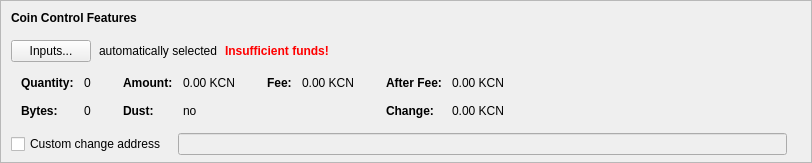
    <widget class="QFrame" name="frameCoinControl">
     <property name="sizePolicy">
      <sizepolicy hsizetype="Expanding" vsizetype="Expanding">
       <horstretch>0</horstretch>
       <verstretch>0</verstretch>
      </sizepolicy>
     </property>
     <property name="maximumSize">
      <size>
       <width>16777215</width>
       <height>16777215</height>
      </size>
     </property>
     <property name="frameShape">
      <enum>QFrame::StyledPanel</enum>
     </property>
     <property name="frameShadow">
      <enum>QFrame::Sunken</enum>
     </property>
     <layout class="QVBoxLayout" name="verticalLayoutCoinControl2">
      <property name="spacing">
       <number>0</number>
      </property>
      <property name="leftMargin">
       <number>0</number>
      </property>
      <property name="topMargin">
       <number>0</number>
      </property>
      <property name="rightMargin">
       <number>0</number>
      </property>
      <property name="bottomMargin">
       <number>6</number>
      </property>
      <item>
       <layout class="QVBoxLayout" name="verticalLayoutCoinControl" stretch="0,0,0,0,1">
        <property name="spacing">
         <number>0</number>
        </property>
        <property name="leftMargin">
         <number>10</number>
        </property>
        <property name="topMargin">
         <number>10</number>
        </property>
        <item>
         <layout class="QHBoxLayout" name="horizontalLayoutCoinControl1">
          <property name="bottomMargin">
           <number>15</number>
          </property>
          <item>
           <widget class="QLabel" name="labelCoinControlFeatures">
            <property name="sizePolicy">
             <sizepolicy hsizetype="Preferred" vsizetype="Maximum">
              <horstretch>0</horstretch>
              <verstretch>0</verstretch>
             </sizepolicy>
            </property>
            <property name="font">
             <font>
              <weight>75</weight>
              <bold>true</bold>
             </font>
            </property>
            <property name="styleSheet">
             <string notr="true">font-weight:bold;</string>
            </property>
            <property name="text">
             <string>Coin Control Features</string>
            </property>
           </widget>
          </item>
         </layout>
        </item>
        <item>
         <layout class="QHBoxLayout" name="horizontalLayoutCoinControl2" stretch="0,0,0,0">
          <property name="spacing">
           <number>8</number>
          </property>
          <property name="bottomMargin">
           <number>10</number>
          </property>
          <item>
           <widget class="QPushButton" name="pushButtonCoinControl">
            <property name="styleSheet">
             <string notr="true"/>
            </property>
            <property name="text">
             <string>Inputs...</string>
            </property>
            <property name="autoDefault">
             <bool>false</bool>
            </property>
           </widget>
          </item>
          <item>
           <widget class="QLabel" name="labelCoinControlAutomaticallySelected">
            <property name="text">
             <string>automatically selected</string>
            </property>
            <property name="margin">
             <number>5</number>
            </property>
           </widget>
          </item>
          <item>
           <widget class="QLabel" name="labelCoinControlInsuffFunds">
            <property name="font">
             <font>
              <weight>75</weight>
              <bold>true</bold>
             </font>
            </property>
            <property name="styleSheet">
             <string notr="true">color:red;font-weight:bold;</string>
            </property>
            <property name="text">
             <string>Insufficient funds!</string>
            </property>
            <property name="margin">
             <number>5</number>
            </property>
           </widget>
          </item>
          <item>
           <spacer name="horizontalSpacerCoinControl">
            <property name="orientation">
             <enum>Qt::Horizontal</enum>
            </property>
            <property name="sizeHint" stdset="0">
             <size>
              <width>40</width>
              <height>1</height>
             </size>
            </property>
           </spacer>
          </item>
         </layout>
        </item>
        <item>
         <widget class="QWidget" name="widgetCoinControl" native="true">
          <property name="sizePolicy">
           <sizepolicy hsizetype="Preferred" vsizetype="Preferred">
            <horstretch>0</horstretch>
            <verstretch>0</verstretch>
           </sizepolicy>
          </property>
          <property name="minimumSize">
           <size>
            <width>0</width>
            <height>0</height>
           </size>
          </property>
          <property name="styleSheet">
           <string notr="true"/>
          </property>
          <layout class="QHBoxLayout" name="horizontalLayoutCoinControl5">
           <property name="leftMargin">
            <number>0</number>
           </property>
           <property name="topMargin">
            <number>0</number>
           </property>
           <property name="rightMargin">
            <number>0</number>
           </property>
           <property name="bottomMargin">
            <number>0</number>
           </property>
           <item>
            <layout class="QHBoxLayout" name="horizontalLayoutCoinControl3" stretch="0,0,0,1">
             <property name="spacing">
              <number>20</number>
             </property>
             <property name="topMargin">
              <number>0</number>
             </property>
             <property name="bottomMargin">
              <number>10</number>
             </property>
             <item>
              <layout class="QFormLayout" name="formLayoutCoinControl1">
               <property name="horizontalSpacing">
                <number>10</number>
               </property>
               <property name="verticalSpacing">
                <number>14</number>
               </property>
               <property name="leftMargin">
                <number>10</number>
               </property>
               <property name="topMargin">
                <number>4</number>
               </property>
               <property name="rightMargin">
                <number>6</number>
               </property>
               <item row="0" column="0">
                <widget class="QLabel" name="labelCoinControlQuantityText">
                 <property name="font">
                  <font>
                   <weight>75</weight>
                   <bold>true</bold>
                  </font>
                 </property>
                 <property name="text">
                  <string>Quantity:</string>
                 </property>
                 <property name="margin">
                  <number>0</number>
                 </property>
                </widget>
               </item>
               <item row="0" column="1">
                <widget class="QLabel" name="labelCoinControlQuantity">
                 <property name="cursor">
                  <cursorShape>IBeamCursor</cursorShape>
                 </property>
                 <property name="contextMenuPolicy">
                  <enum>Qt::ActionsContextMenu</enum>
                 </property>
                 <property name="text">
                  <string notr="true">0</string>
                 </property>
                 <property name="margin">
                  <number>0</number>
                 </property>
                 <property name="textInteractionFlags">
                  <set>Qt::LinksAccessibleByMouse|Qt::TextSelectableByKeyboard|Qt::TextSelectableByMouse</set>
                 </property>
                </widget>
               </item>
               <item row="1" column="0">
                <widget class="QLabel" name="labelCoinControlBytesText">
                 <property name="font">
                  <font>
                   <weight>75</weight>
                   <bold>true</bold>
                  </font>
                 </property>
                 <property name="text">
                  <string>Bytes:</string>
                 </property>
                </widget>
               </item>
               <item row="1" column="1">
                <widget class="QLabel" name="labelCoinControlBytes">
                 <property name="cursor">
                  <cursorShape>IBeamCursor</cursorShape>
                 </property>
                 <property name="contextMenuPolicy">
                  <enum>Qt::ActionsContextMenu</enum>
                 </property>
                 <property name="text">
                  <string notr="true">0</string>
                 </property>
                 <property name="textInteractionFlags">
                  <set>Qt::LinksAccessibleByMouse|Qt::TextSelectableByKeyboard|Qt::TextSelectableByMouse</set>
                 </property>
                </widget>
               </item>
              </layout>
             </item>
             <item>
              <layout class="QFormLayout" name="formLayoutCoinControl2">
               <property name="horizontalSpacing">
                <number>10</number>
               </property>
               <property name="verticalSpacing">
                <number>14</number>
               </property>
               <property name="leftMargin">
                <number>6</number>
               </property>
               <property name="topMargin">
                <number>4</number>
               </property>
               <property name="rightMargin">
                <number>6</number>
               </property>
               <item row="0" column="0">
                <widget class="QLabel" name="labelCoinControlAmountText">
                 <property name="font">
                  <font>
                   <weight>75</weight>
                   <bold>true</bold>
                  </font>
                 </property>
                 <property name="text">
                  <string>Amount:</string>
                 </property>
                 <property name="margin">
                  <number>0</number>
                 </property>
                </widget>
               </item>
               <item row="0" column="1">
                <widget class="QLabel" name="labelCoinControlAmount">
                 <property name="cursor">
                  <cursorShape>IBeamCursor</cursorShape>
                 </property>
                 <property name="contextMenuPolicy">
                  <enum>Qt::ActionsContextMenu</enum>
                 </property>
                 <property name="text">
                  <string notr="true">0.00 KCN</string>
                 </property>
                 <property name="textInteractionFlags">
                  <set>Qt::LinksAccessibleByMouse|Qt::TextSelectableByKeyboard|Qt::TextSelectableByMouse</set>
                 </property>
                </widget>
               </item>
               <item row="1" column="0">
                <widget class="QLabel" name="labelCoinControlLowOutputText">
                 <property name="font">
                  <font>
                   <weight>75</weight>
                   <bold>true</bold>
                  </font>
                 </property>
                 <property name="text">
                  <string>Dust:</string>
                 </property>
                </widget>
               </item>
               <item row="1" column="1">
                <widget class="QLabel" name="labelCoinControlLowOutput">
                 <property name="cursor">
                  <cursorShape>IBeamCursor</cursorShape>
                 </property>
                 <property name="contextMenuPolicy">
                  <enum>Qt::ActionsContextMenu</enum>
                 </property>
                 <property name="text">
                  <string notr="true">no</string>
                 </property>
                 <property name="textInteractionFlags">
                  <set>Qt::LinksAccessibleByMouse|Qt::TextSelectableByKeyboard|Qt::TextSelectableByMouse</set>
                 </property>
                </widget>
               </item>
              </layout>
             </item>
             <item>
              <layout class="QFormLayout" name="formLayoutCoinControl3">
               <property name="horizontalSpacing">
                <number>10</number>
               </property>
               <property name="verticalSpacing">
                <number>14</number>
               </property>
               <property name="leftMargin">
                <number>6</number>
               </property>
               <property name="topMargin">
                <number>4</number>
               </property>
               <property name="rightMargin">
                <number>6</number>
               </property>
               <item row="0" column="0">
                <widget class="QLabel" name="labelCoinControlFeeText">
                 <property name="font">
                  <font>
                   <weight>75</weight>
                   <bold>true</bold>
                  </font>
                 </property>
                 <property name="text">
                  <string>Fee:</string>
                 </property>
                 <property name="margin">
                  <number>0</number>
                 </property>
                </widget>
               </item>
               <item row="0" column="1">
                <widget class="QLabel" name="labelCoinControlFee">
                 <property name="cursor">
                  <cursorShape>IBeamCursor</cursorShape>
                 </property>
                 <property name="contextMenuPolicy">
                  <enum>Qt::ActionsContextMenu</enum>
                 </property>
                 <property name="text">
                  <string notr="true">0.00 KCN</string>
                 </property>
                 <property name="textInteractionFlags">
                  <set>Qt::LinksAccessibleByMouse|Qt::TextSelectableByKeyboard|Qt::TextSelectableByMouse</set>
                 </property>
                </widget>
               </item>
              </layout>
             </item>
             <item>
              <layout class="QFormLayout" name="formLayoutCoinControl4">
               <property name="horizontalSpacing">
                <number>10</number>
               </property>
               <property name="verticalSpacing">
                <number>14</number>
               </property>
               <property name="leftMargin">
                <number>6</number>
               </property>
               <property name="topMargin">
                <number>4</number>
               </property>
               <property name="rightMargin">
                <number>6</number>
               </property>
               <item row="0" column="0">
                <widget class="QLabel" name="labelCoinControlAfterFeeText">
                 <property name="font">
                  <font>
                   <weight>75</weight>
                   <bold>true</bold>
                  </font>
                 </property>
                 <property name="text">
                  <string>After Fee:</string>
                 </property>
                 <property name="margin">
                  <number>0</number>
                 </property>
                </widget>
               </item>
               <item row="0" column="1">
                <widget class="QLabel" name="labelCoinControlAfterFee">
                 <property name="cursor">
                  <cursorShape>IBeamCursor</cursorShape>
                 </property>
                 <property name="contextMenuPolicy">
                  <enum>Qt::ActionsContextMenu</enum>
                 </property>
                 <property name="text">
                  <string notr="true">0.00 KCN</string>
                 </property>
                 <property name="textInteractionFlags">
                  <set>Qt::LinksAccessibleByMouse|Qt::TextSelectableByKeyboard|Qt::TextSelectableByMouse</set>
                 </property>
                </widget>
               </item>
               <item row="1" column="0">
                <widget class="QLabel" name="labelCoinControlChangeText">
                 <property name="font">
                  <font>
                   <weight>75</weight>
                   <bold>true</bold>
                  </font>
                 </property>
                 <property name="text">
                  <string>Change:</string>
                 </property>
                </widget>
               </item>
               <item row="1" column="1">
                <widget class="QLabel" name="labelCoinControlChange">
                 <property name="cursor">
                  <cursorShape>IBeamCursor</cursorShape>
                 </property>
                 <property name="contextMenuPolicy">
                  <enum>Qt::ActionsContextMenu</enum>
                 </property>
                 <property name="text">
                  <string notr="true">0.00 KCN</string>
                 </property>
                 <property name="textInteractionFlags">
                  <set>Qt::LinksAccessibleByMouse|Qt::TextSelectableByKeyboard|Qt::TextSelectableByMouse</set>
                 </property>
                </widget>
               </item>
              </layout>
             </item>
            </layout>
           </item>
          </layout>
         </widget>
        </item>
        <item>
         <layout class="QHBoxLayout" name="horizontalLayoutCoinControl4" stretch="0,0,0">
          <property name="spacing">
           <number>12</number>
          </property>
          <property name="sizeConstraint">
           <enum>QLayout::SetDefaultConstraint</enum>
          </property>
          <property name="topMargin">
           <number>5</number>
          </property>
          <property name="rightMargin">
           <number>5</number>
          </property>
          <item>
           <widget class="QCheckBox" name="checkBoxCoinControlChange">
            <property name="toolTip">
             <string>If this is activated, but the change address is empty or invalid, change will be sent to a newly generated address.</string>
            </property>
            <property name="text">
             <string>Custom change address</string>
            </property>
           </widget>
          </item>
          <item>
           <widget class="QValidatedLineEdit" name="lineEditCoinControlChange">
            <property name="enabled">
             <bool>false</bool>
            </property>
            <property name="sizePolicy">
             <sizepolicy hsizetype="Expanding" vsizetype="Fixed">
              <horstretch>0</horstretch>
              <verstretch>0</verstretch>
             </sizepolicy>
            </property>
           </widget>
          </item>
          <item>
           <widget class="QLabel" name="labelCoinControlChangeLabel">
            <property name="sizePolicy">
             <sizepolicy hsizetype="Preferred" vsizetype="Expanding">
              <horstretch>0</horstretch>
              <verstretch>0</verstretch>
             </sizepolicy>
            </property>
            <property name="minimumSize">
             <size>
              <width>0</width>
              <height>0</height>
             </size>
            </property>
            <property name="text">
             <string/>
            </property>
            <property name="margin">
             <number>3</number>
            </property>
           </widget>
          </item>
         </layout>
        </item>
        <item>
         <spacer name="verticalSpacerCoinControl">
          <property name="orientation">
           <enum>Qt::Vertical</enum>
          </property>
          <property name="sizeHint" stdset="0">
           <size>
            <width>800</width>
            <height>1</height>
           </size>
          </property>
         </spacer>
        </item>
       </layout>
      </item>
     </layout>
    </widget>
